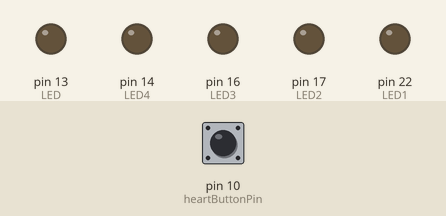
Simulated run of this sketch. Board: Arduino Mega 2560, built with avr-gcc and run on an emulated ATmega2560. Shown: output pins drawn as LEDs (lit = HIGH). Inputs (shaded band) come from the test bench; at power-on: pin 10 (heartButtonPin) HIGH. Random numbers use the default seed unless the sketch sets one.

Above: at 1.2 s.
1.3 s: pin 10 (heartButtonPin) pulled LOW for 0.15 s
At 6.2 s:
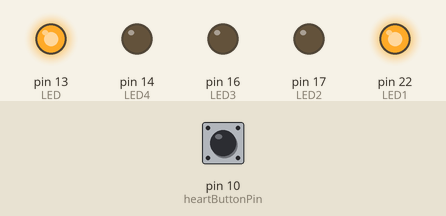
At 9.0 s:
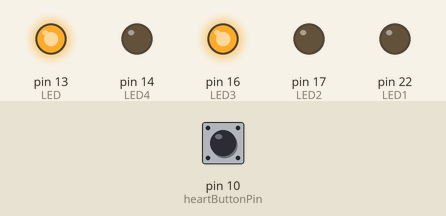
9.3 s: pin 10 (heartButtonPin) pulled LOW for 3.2 s
At 19.4 s:
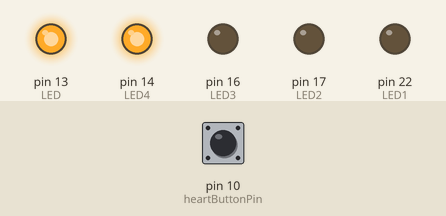
Timing chart, 0 to 23.8 s (numbered marks = the images above; inputs shaded):
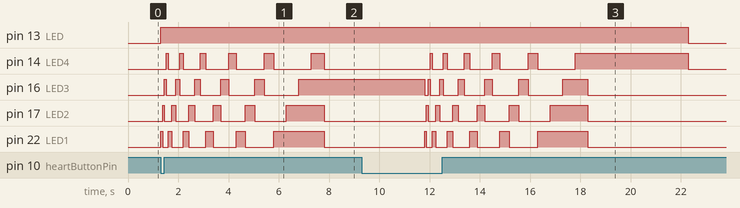

The sketch:

LoveTesterCode.ino
```cpp
// Code for Love Tester Project
// By Natasha Dzurny for Brown Dog Gadgets

// Circuit:
// - Connect heart buttons to pin 10 and ground
// - Connect LEDs 1,2,3 and 4 to pins 22, 17, 16, 14, and ground


int LED = 13; // This is the LED on the board
int LED1 = 22; // Bottom LED
int LED2 = 17;
int LED3 = 16;
int LED4 = 14; // Top LED
int theLEDs[] = {LED1, LED2, LED3, LED4};
int numOfLEDs = 4;

int endDelay = 4000; //How long the decision stays on the display before it is ready to go again

int heartButtonPin = 10;
boolean timeToTestLove = false;


void setup() {

  pinMode(heartButtonPin, INPUT_PULLUP);

  pinMode(LED, OUTPUT);
  pinMode(LED1, OUTPUT);
  pinMode(LED2, OUTPUT);
  pinMode(LED3, OUTPUT);
  pinMode(LED4, OUTPUT);

}

void loop() {

  int buttonValue = digitalRead(heartButtonPin);

  if (!timeToTestLove) {
    if (buttonValue == LOW) {
      timeToTestLove = true;
      digitalWrite(LED, HIGH); // LED on the board to let you know that the button was pressed
      testForLove();
    }
  }
  else {
    timeToTestLove = false;
    digitalWrite(LED, LOW); // LED on the board to let you know that the button was pressed
  }
}

void testForLove() {

  flashSequence();
  makeTheMatch();
}

void makeTheMatch() {

  long howMuchLove = random(4);

  if (howMuchLove == 0) {
    digitalWrite(LED1, HIGH);
    delay(endDelay);
    digitalWrite(LED1, LOW);
  } else if (howMuchLove == 1) {
    digitalWrite(LED2, HIGH);
    delay(endDelay);
    digitalWrite(LED2, LOW);
  } else if (howMuchLove == 2) {
    digitalWrite(LED3, HIGH);
    delay(endDelay);
    digitalWrite(LED3, LOW);
  } else if (howMuchLove == 3) {
    digitalWrite(LED4, HIGH);
    delay(endDelay);
    digitalWrite(LED4, LOW);
  }
}


void flashSequence() {
  for (int l = 0; l < random(5,8); l++) {
    for (int i = 0; i < numOfLEDs; i++) {
      digitalWrite(theLEDs[i], HIGH);
      delay(75 * l);
      digitalWrite(theLEDs[i], LOW);
    }
  }
  for (int i = 0; i < numOfLEDs; i++) {
    digitalWrite(theLEDs[i], HIGH);
    delay(500);
  }
  for (int i = 0; i < numOfLEDs; i++) {
    digitalWrite(theLEDs[i], LOW);
  }
}
```

Measured:
- after the input at 1.3 s, pin 13 (LED): LOW → HIGH at once
